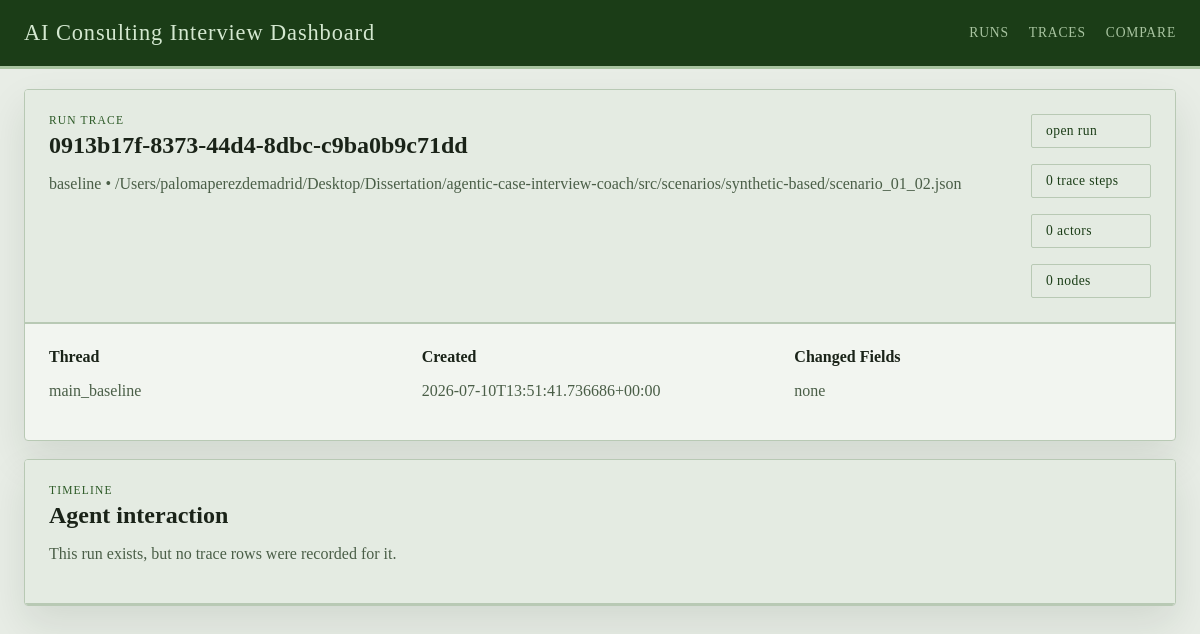
Screenshot of /runs/0913b17f-8373-44d4-8dbc-c9ba0b9c71dd/trace with the database file from the repository.
### tables this page shows
CREATE TABLE runs (
                run_id TEXT PRIMARY KEY,
                graph_name TEXT NOT NULL,
                thread_id TEXT NOT NULL,
                scenario_ref TEXT,
                case_prompt TEXT,
                turn_index INTEGER,
                judge_round INTEGER,
                enough_evidence INTEGER NOT NULL,
                focus_areas_json TEXT NOT NULL,
                transcript_json TEXT NOT NULL,
                case_performance_json TEXT NOT NULL,
                quality_dialog_json TEXT NOT NULL,
                final_feedback TEXT,
                state_json TEXT NOT NULL,
                created_at TEXT NOT NULL
            );

### web/app.py (the view)
@app.get("/runs/<run_id>/trace")
def get_run_trace(run_id: str):
    try:
        trace_payload = load_run_traces(run_id)
    except FileNotFoundError as exc:
        abort(404, str(exc))
    if _wants_json():
        return jsonify(trace_payload)
    return render_template("run_trace.html", trace=trace_payload)

### web/app.py (called while the page is built)
def _wants_json() -> bool:
    if request.args.get("format") == "json":
        return True
    return request.accept_mimetypes.best == "application/json"

### web/dashboard_store.py (called while the page is built)
def _json_loads(value: str | None, fallback: Any) -> Any:
    if not value:
        return fallback
    try:
        return json.loads(value)
    except json.JSONDecodeError:
        return fallback

def get_db_connection() -> sqlite3.Connection:
    connection = sqlite3.connect(RUNS_DB_PATH, timeout=30)
    connection.row_factory = sqlite3.Row
    return connection

def _table_exists(connection: sqlite3.Connection, table_name: str) -> bool:
    row = connection.execute(
        """
        SELECT name
        FROM sqlite_master
        WHERE type = 'table' AND name = ?
        """,
        (table_name,),
    ).fetchone()
    return row is not None

def _normalize_dimension_entry(raw_entry: Any) -> dict[str, Any]:
    if isinstance(raw_entry, dict):
        score = raw_entry.get("score", "")
        rationale = raw_entry.get("rationale", "")
        evidence = raw_entry.get("evidence", "")
    else:
        score = raw_entry
        rationale = ""
        evidence = ""
    return {
        "score": score if score not in {None, ""} else "",
        "rationale": str(rationale or "").strip(),
        "evidence": str(evidence or "").strip(),
    }

def _extract_expected_scores(state: dict[str, Any]) -> dict[str, dict[str, Any]]:
    candidate_profile = state.get("candidate_profile", {})
    expected_scores = candidate_profile.get("expected_scores", {})
    sections: dict[str, dict[str, Any]] = {
        CASE_PERFORMANCE_SECTION: {},
        DIALOG_QUALITY_SECTION: {},
    }
    for section_name in sections:
        raw_section = expected_scores.get(section_name, {})
        if not isinstance(raw_section, dict):
            continue
        for dimension, details in raw_section.items():
            if not isinstance(details, dict):
                continue
            sections[section_name][dimension] = {
                "score": details.get("expected", ""),
                "rationale": str(details.get("rationale", "")).strip(),
            }
    return sections

def _extract_model_scores(run_row: sqlite3.Row) -> dict[str, dict[str, Any]]:
    return {
        CASE_PERFORMANCE_SECTION: _json_loads(run_row["case_performance_json"], {}),
        DIALOG_QUALITY_SECTION: _json_loads(run_row["quality_dialog_json"], {}),
    }

def _score_sort_key(value: Any) -> tuple[int, str]:
    return (0, str(value))

### web/templates/run_trace.html (shortened to what this page needs)
{% extends "base.html" %}
{% block content %}
<section class="panel">
  <div class="panel-heading">
    <div>
      <p class="eyebrow">Run Trace</p>
      <h1>{{ trace.run.run_id }}</h1>
      <p class="lede">{{ trace.run.graph_name }} • {{ trace.run.scenario_ref or 'no scenario ref' }}</p>
    </div>
    <div class="chip-row">
      <a class="chip chip-link" href="{{ url_for('get_run', run_id=trace.run.run_id) }}">open run</a>
      <span class="chip">{{ trace.summary.trace_count }} trace steps</span>
      <span class="chip">{{ trace.summary.actor_count }} actors</span>
      <span class="chip">{{ trace.summary.node_count }} nodes</span>
    </div>
  </div>
  <div class="meta-grid">
    <div>
      <strong>Thread</strong>
      <p>{{ trace.run.thread_id }}</p>
    </div>
    <div>
      <strong>Created</strong>
      <p>{{ trace.run.created_at }}</p>
    </div>
    <div>
      <strong>Changed Fields</strong>
      <p>{{ trace.summary.changed_field_names|join(', ') if trace.summary.changed_field_names else 'none' }}</p>
    </div>
  </div>
</section>
<section class="panel">
  <div class="panel-heading">
    <div>
      <p class="eyebrow">Timeline</p>
      <h2>Agent interaction</h2>
      {% if not trace.summary.has_trace_table %}
      <p class="lede">The database does not have an <code>agent_state_traces</code> table yet.</p>
      {% elif not trace.traces %}
      <p class="lede">This run exists, but no trace rows were recorded for it.</p>
      {% else %}
      <p class="lede">Cada tarjeta representa un paso persistido del grafo y resume qué cambió en el estado.</p>
      {% endif %}
    </div>
  </div>
</section>
{% endblock %}

### web/static/styles.css (style rules this page uses)
:root { --bg: #e8ede6; --panel: #f2f5f0; --panel-alt: #e4ebe2; --line: #b8c9b4; --ink: #1a2318; --muted: #4a5e47; --accent: #2d5a27; --accent-strong: #1b3d17; --success: #2d5a27; --warning: #7a6520; --danger: #7a2020; --shadow: 0 18px 40px rgba(20, 40, 18, 0.10); --radius: 4px; --font-ui: "Georgia", "Times New Roman", serif; --font-display: "Georgia", "Palatino Linotype", serif; }
* { box-sizing: border-box; }
body { margin: 0; font-family: var(--font-ui); color: var(--ink); background: var(--bg); }
a { color: var(--accent-strong); }
.panel { background: var(--panel); border: 1px solid var(--line); border-radius: var(--radius); box-shadow: var(--shadow); overflow: hidden; }
.panel-heading { display: flex; justify-content: space-between; align-items: start; gap: 16px; padding: 24px; background: var(--panel-alt); border-bottom: 2px solid var(--line); }
.panel-heading h1, .panel-heading h2, .panel-heading h3, .subsection h3 { margin: 0; font-family: var(--font-display); font-weight: bold; }
.eyebrow { margin: 0 0 6px; color: var(--accent); text-transform: uppercase; letter-spacing: 0.10em; font-size: 0.72rem; font-family: var(--font-display); }
.lede, .meta-grid p, .prompt-box p, .helper { color: var(--muted); }
.chip-row, .metric-grid, .meta-grid, .form-grid, .compare-form, .flash-stack, .two-col { display: grid; gap: 16px; }
.chip-row { grid-template-columns: repeat(auto-fit, minmax(120px, max-content)); }
.chip { display: inline-flex; padding: 8px 14px; border-radius: 2px; background: var(--panel-alt); border: 1px solid var(--line); color: var(--accent-strong); font-size: 0.85rem; letter-spacing: 0.03em; }
.chip-link { text-decoration: none; }
.meta-grid, .form-grid, .compare-form, .two-col { grid-template-columns: repeat(auto-fit, minmax(220px, 1fr)); padding: 24px; }

### rows the page displays
runs: run.run_id "0913b17f-8373-44d4-8dbc-c9ba0b9c71dd", run.graph_name "baseline", run "/Users/palomaperezdemadrid/Desktop/Dissertation/agentic-case-interview-coach/src/scenarios/synthetic-based/scenario_01_02.json", run.thread_id "main_baseline", run.created_at "2026-07-10T13:51:41.736686+00:00"

### other values shown
{{ trace.summary.trace_count }} "0"
{{ trace.summary.actor_count }} "0"
{{ trace.summary.node_count }} "0"
